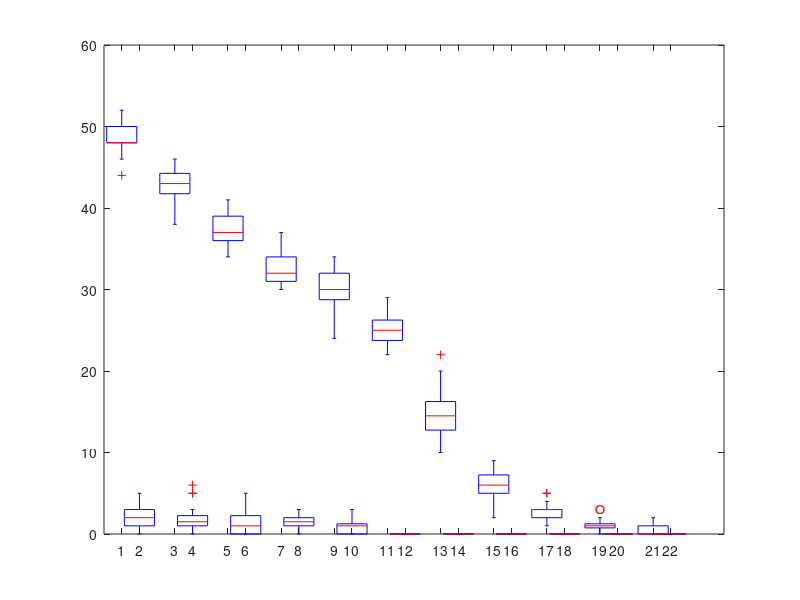

MATLAB code for this plot: (Note: this script raises an error after producing the figure.)
clear; clc; close all    
    
Matrix = load("Matrix.csv");
Matrix = Matrix';

presto_high_cost = load("PRESTO_high_cost.csv");
presto_high_cost = presto_high_cost';

violation_matrix = nan(20,22);
counter = 0;
for i=1:11
    counter = counter +1;
    violation_matrix(:,counter)=Matrix(:,i);
    counter = counter +1;
    violation_matrix(:,counter)=presto_high_cost(:,i);
end
figure;
positions = [1 2 4 5 7 8 10 11 13 14 16 17 19 20 22 23 25 26 28 29 31 32];
boxplot(violation_matrix, 'positions', positions, 'widths', 0.85);
ylim([0 60])
h=gca; 
h.XAxis.TickLength = [0 0];
set(gca,'xtick',[mean(positions(1:2)) mean(positions(3:4)) mean(positions(5:6)) mean(positions(7:8)) mean(positions(9:10)) mean(positions(11:12)) mean(positions(13:14)) mean(positions(15:16)) mean(positions(17:18))  mean(positions(19:20)) mean(positions(21:22))]);
set(gca,'xticklabel',{'0', '10', '20', '30', '40', '50', '60', '70', '80', '90', '100'});

color = ['m', 'c', 'm', 'c', 'm', 'c', 'm', 'c', 'm', 'c', 'm', 'c', 'm', 'c', 'm', 'c', 'm', 'c', 'm', 'c', 'm', 'c'];
h = findobj(gca,'Tag','Box');
for j=1:length(h)
    patch(get(h(j),'XData'),get(h(j),'YData'),color(j),'FaceAlpha',.5);
end

tickSize = get(gca,'XTickLabel');
set(gca,'XTickLabel',tickSize,'fontsize',17)
tickSize = get(gca,'YTickLabel');
set(gca,'YTickLabel',tickSize,'fontsize',17)

yl = ylim(); % Find out x location of the y axis.
% Cover up existing axis with a white line.
line([0 0.5], [yl(1), yl(1)], 'color', 'w', 'LineWidth', 3);
hold on
line([2.5 3.5], [yl(1), yl(1)], 'color', 'w', 'LineWidth', 3);
hold on
line([5.5 6.5], [yl(1), yl(1)], 'color', 'w', 'LineWidth', 3);
hold on
line([8.5 9.5], [yl(1), yl(1)], 'color', 'w', 'LineWidth', 3);
hold on
line([11.5 12.5], [yl(1), yl(1)], 'color', 'w', 'LineWidth', 3);
hold on
line([14.5 15.5], [yl(1), yl(1)], 'color', 'w', 'LineWidth', 3);
hold on
line([17.5 18.5], [yl(1), yl(1)], 'color', 'w', 'LineWidth', 3);
hold on
line([20.5 21.5], [yl(1), yl(1)], 'color', 'w', 'LineWidth', 3);
hold on
line([23.5 24.5], [yl(1), yl(1)], 'color', 'w', 'LineWidth', 3);
hold on
line([26.5 27.5], [yl(1), yl(1)], 'color', 'w', 'LineWidth', 3);
hold on
line([29.5 30.5], [yl(1), yl(1)], 'color', 'w', 'LineWidth', 3);
hold on
line([32.5 33], [yl(1), yl(1)], 'color', 'w', 'LineWidth', 3);

legend('PRESTO','Baseline','fontsize',28,'edgecolor','w'); 
hAx=gca;                             
hAx.XTickLabel=hAx.XTickLabel;
xlabel(["Number of regular services" "(in 6 months)"],"FontSize",28);
ylabel("Number of disruptions","FontSize",28);

% % %%%%%%%%%%%%%%%%%%%%%%%%%%%%%%%%%%%%%%%%%%%%%%%%%%%%%%%%%%%%%%%%%%%%%%%%%%%%%%
figure;

Matrix = load("Matrix.csv");
Matrix = Matrix';

presto_high_cost_frt = load("PRESTO_high_cost.csv");
presto_high_cost_frt = presto_high_cost_frt';

presto_low_cost_frt = load("PRESTO_low_cost.csv");
presto_low_cost_frt = presto_low_cost_frt';

violation_matrix = nan(20,22);
counter = 0;

cost_rate = 2;
c0 = 10;

for i=1:11
    counter = counter +1;
    %cost for baseline
    a = (i-1)*10;
    violation_matrix(:,counter) = (Matrix(:,i)*(cost_rate) + a)*c0;
%     violation_matrix(:,counter) = (Matrix(:,i)*(cost_rate) + (i-1)*20)*c0;
    counter = counter +1;
    %cost for PRESTO
    violation_matrix(:,counter)=(presto_high_cost_frt(:,i)*(cost_rate)+presto_low_cost_frt(:,i))*c0;
end

positions = [1 2 4 5 7 8 10 11 13 14 16 17 19 20 22 23 25 26 28 29 31 32];
boxplot(violation_matrix, 'positions', positions, 'widths', 0.85);
h=gca; 
h.XAxis.TickLength = [0 0];
set(gca,'xtick',[mean(positions(1:2)) mean(positions(3:4)) mean(positions(5:6)) mean(positions(7:8)) mean(positions(9:10)) mean(positions(11:12)) mean(positions(13:14)) mean(positions(15:16)) mean(positions(17:18))  mean(positions(19:20)) mean(positions(21:22))]);
set(gca,'xticklabel',{'0', '10', '20', '30', '40', '50', '60', '70', '80', '90', '100'});

color = ['m', 'c', 'm', 'c', 'm', 'c', 'm', 'c', 'm', 'c', 'm', 'c', 'm', 'c', 'm', 'c', 'm', 'c', 'm', 'c', 'm', 'c'];
h = findobj(gca,'Tag','Box');
for j=1:length(h)
    patch(get(h(j),'XData'),get(h(j),'YData'),color(j),'FaceAlpha',.5);
end

tickSize = get(gca,'XTickLabel');
set(gca,'XTickLabel',tickSize,'fontsize',17)
tickSize = get(gca,'YTickLabel');
set(gca,'YTickLabel',tickSize,'fontsize',17)

yl = ylim(); % Find out x location of the y axis.
% Cover up existing axis with a white line.
line([0 0.5], [yl(1), yl(1)], 'color', 'w', 'LineWidth', 3);
hold on
line([2.5 3.5], [yl(1), yl(1)], 'color', 'w', 'LineWidth', 3);
hold on
line([5.5 6.5], [yl(1), yl(1)], 'color', 'w', 'LineWidth', 3);
hold on
line([8.5 9.5], [yl(1), yl(1)], 'color', 'w', 'LineWidth', 3);
hold on
line([11.5 12.5], [yl(1), yl(1)], 'color', 'w', 'LineWidth', 3);
hold on
line([14.5 15.5], [yl(1), yl(1)], 'color', 'w', 'LineWidth', 3);
hold on
line([17.5 18.5], [yl(1), yl(1)], 'color', 'w', 'LineWidth', 3);
hold on
line([20.5 21.5], [yl(1), yl(1)], 'color', 'w', 'LineWidth', 3);
hold on
line([23.5 24.5], [yl(1), yl(1)], 'color', 'w', 'LineWidth', 3);
hold on
line([26.5 27.5], [yl(1), yl(1)], 'color', 'w', 'LineWidth', 3);
hold on
line([29.5 30.5], [yl(1), yl(1)], 'color', 'w', 'LineWidth', 3);
hold on
line([32.5 33], [yl(1), yl(1)], 'color', 'w', 'LineWidth', 3);

legend('PRESTO','Baseline','fontsize',28,'edgecolor','w'); 
hAx=gca;                             
hAx.XTickLabel=hAx.XTickLabel;
xlabel(["Number of regular services" "(in 6 months)"],"FontSize",28);
ylabel("Cost","FontSize",28);
% %%%%%%%%%%%%%%%%%%%%%%%%%%%%%%%%%%%%%%%%%%%%%%%%%%%%%%%%%%%%%%%%%%%%%%%%%%%%%%
figure;

Matrix = load("Matrix.csv");
Matrix = Matrix';

presto_high_cost_frt = load("PRESTO_high_cost.csv");
presto_high_cost_frt = presto_high_cost_frt';

presto_low_cost_frt = load("PRESTO_low_cost.csv");
presto_low_cost_frt = presto_low_cost_frt';

violation_matrix = nan(20,22);
counter = 0;

cost_rate = 3;
c0 = 10;

for i=1:11
    counter = counter +1;
    %cost for baseline
    a = (i-1)*10;
    violation_matrix(:,counter) = (Matrix(:,i)*(cost_rate) + a)*c0;
%     violation_matrix(:,counter) = (Matrix(:,i)*(cost_rate) + (i-1)*20)*c0;
    counter = counter +1;
    %cost for PRESTO
    violation_matrix(:,counter)=(presto_high_cost_frt(:,i)*(cost_rate)+presto_low_cost_frt(:,i))*c0;
end

positions = [1 2 4 5 7 8 10 11 13 14 16 17 19 20 22 23 25 26 28 29 31 32];
boxplot(violation_matrix, 'positions', positions, 'widths', 0.85);
h=gca; 
h.XAxis.TickLength = [0 0];
set(gca,'xtick',[mean(positions(1:2)) mean(positions(3:4)) mean(positions(5:6)) mean(positions(7:8)) mean(positions(9:10)) mean(positions(11:12)) mean(positions(13:14)) mean(positions(15:16)) mean(positions(17:18))  mean(positions(19:20)) mean(positions(21:22))]);
set(gca,'xticklabel',{'0', '10', '20', '30', '40', '50', '60', '70', '80', '90', '100'});

color = ['m', 'c', 'm', 'c', 'm', 'c', 'm', 'c', 'm', 'c', 'm', 'c', 'm', 'c', 'm', 'c', 'm', 'c', 'm', 'c', 'm', 'c'];
h = findobj(gca,'Tag','Box');
for j=1:length(h)
    patch(get(h(j),'XData'),get(h(j),'YData'),color(j),'FaceAlpha',.5);
end

tickSize = get(gca,'XTickLabel');
set(gca,'XTickLabel',tickSize,'fontsize',17)
tickSize = get(gca,'YTickLabel');
set(gca,'YTickLabel',tickSize,'fontsize',17)

yl = ylim(); % Find out x location of the y axis.
% Cover up existing axis with a white line.
line([0 0.5], [yl(1), yl(1)], 'color', 'w', 'LineWidth', 3);
hold on
line([2.5 3.5], [yl(1), yl(1)], 'color', 'w', 'LineWidth', 3);
hold on
line([5.5 6.5], [yl(1), yl(1)], 'color', 'w', 'LineWidth', 3);
hold on
line([8.5 9.5], [yl(1), yl(1)], 'color', 'w', 'LineWidth', 3);
hold on
line([11.5 12.5], [yl(1), yl(1)], 'color', 'w', 'LineWidth', 3);
hold on
line([14.5 15.5], [yl(1), yl(1)], 'color', 'w', 'LineWidth', 3);
hold on
line([17.5 18.5], [yl(1), yl(1)], 'color', 'w', 'LineWidth', 3);
hold on
line([20.5 21.5], [yl(1), yl(1)], 'color', 'w', 'LineWidth', 3);
hold on
line([23.5 24.5], [yl(1), yl(1)], 'color', 'w', 'LineWidth', 3);
hold on
line([26.5 27.5], [yl(1), yl(1)], 'color', 'w', 'LineWidth', 3);
hold on
line([29.5 30.5], [yl(1), yl(1)], 'color', 'w', 'LineWidth', 3);
hold on
line([32.5 33], [yl(1), yl(1)], 'color', 'w', 'LineWidth', 3);

legend('PRESTO','Baseline','fontsize',28,'edgecolor','w'); 
hAx=gca;                             
hAx.XTickLabel=hAx.XTickLabel;
xlabel(["Number of regular services" "(in 6 months)"],"FontSize",28);
ylabel("Cost","FontSize",28);
